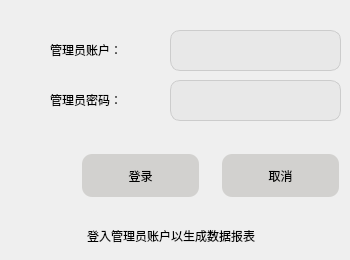
           <widget class="QWidget" name="login">
            <widget class="QLineEdit" name="lineEdit_4">
             <property name="geometry">
              <rect>
               <x>170</x>
               <y>30</y>
               <width>171</width>
               <height>41</height>
              </rect>
             </property>
             <property name="styleSheet">
              <string notr="true">QWidget {
      background-color: rgba(229, 229, 229, 180); 
    border: 1px solid #ccc; /* 边框 */
    border-radius: 10px; /* 圆角半径 */
    padding: 10px; /* 内边距 */
}</string>
             </property>
            </widget>
            <widget class="QLabel" name="label_15">
             <property name="geometry">
              <rect>
               <x>50</x>
               <y>80</y>
               <width>111</width>
               <height>40</height>
              </rect>
             </property>
             <property name="styleSheet">
              <string notr="true">    font: 12pt &quot;黑体&quot;;</string>
             </property>
             <property name="text">
              <string>管理员密码：</string>
             </property>
            </widget>
            <widget class="QLineEdit" name="lineEdit_5">
             <property name="geometry">
              <rect>
               <x>170</x>
               <y>80</y>
               <width>171</width>
               <height>41</height>
              </rect>
             </property>
             <property name="styleSheet">
              <string notr="true">QWidget {
    background-color: rgba(229, 229, 229, 180); /* 背景颜色 */
    border: 1px solid #ccc; /* 边框 */
    border-radius: 10px; /* 圆角半径 */
    padding: 10px; /* 内边距 */

}</string>
             </property>
            </widget>
            <widget class="QLabel" name="label_16">
             <property name="geometry">
              <rect>
               <x>50</x>
               <y>30</y>
               <width>111</width>
               <height>40</height>
              </rect>
             </property>
             <property name="styleSheet">
              <string notr="true">    font: 12pt &quot;黑体&quot;;</string>
             </property>
             <property name="text">
              <string>管理员账户：</string>
             </property>
            </widget>
            <widget class="QPushButton" name="pushButton_13">
             <property name="geometry">
              <rect>
               <x>80</x>
               <y>150</y>
               <width>121</width>
               <height>51</height>
              </rect>
             </property>
             <property name="styleSheet">
              <string notr="true">QPushButton {
    background-color: rgba(167, 162, 157,100);
    border: none; /* 无边框 */
    padding: 10px 20px; /* 内边距 */
    text-align: center;
    text-decoration: none;
    font: 12pt &quot;黑体&quot;;
    margin: 4px 2px;
    cursor: pointer;
    border-radius: 10px; /* 圆角 */
}

QPushButton:hover {
    background-color: rgba(55, 55, 55,80); /* 鼠标悬停时颜色变化 */
}

QPushButton:pressed {
    background-color: rgba(17, 12, 17,80); /* 按下时颜色变化 */
}</string>
             </property>
             <property name="text">
              <string>登录</string>
             </property>
             <property name="icon">
              <iconset>
               <normaloff>C:/Users/33974/.designer/backup/pic/op_png/ok.png</normaloff>C:/Users/33974/.designer/backup/pic/op_png/ok.png</iconset>
             </property>
            </widget>
            <widget class="QPushButton" name="pushButton_14">
             <property name="geometry">
              <rect>
               <x>220</x>
               <y>150</y>
               <width>121</width>
               <height>51</height>
              </rect>
             </property>
             <property name="styleSheet">
              <string notr="true">QPushButton {
    background-color: rgba(167, 162, 157,100);
    border: none; /* 无边框 */
    padding: 10px 20px; /* 内边距 */
    text-align: center;
    text-decoration: none;
    font: 12pt &quot;黑体&quot;;
    margin: 4px 2px;
    cursor: pointer;
    border-radius: 10px; /* 圆角 */
}

QPushButton:hover {
    background-color: rgba(55, 55, 55,80); /* 鼠标悬停时颜色变化 */
}

QPushButton:pressed {
    background-color: rgba(17, 12, 17,80); /* 按下时颜色变化 */
}</string>
             </property>
             <property name="text">
              <string>取消</string>
             </property>
             <property name="icon">
              <iconset>
               <normaloff>C:/Users/33974/.designer/backup/pic/op_png/mtiIcon-caozuo-quxiao.png</normaloff>C:/Users/33974/.designer/backup/pic/op_png/mtiIcon-caozuo-quxiao.png</iconset>
             </property>
            </widget>
            <widget class="QLabel" name="login_info">
             <property name="geometry">
              <rect>
               <x>87</x>
               <y>220</y>
               <width>251</width>
               <height>31</height>
              </rect>
             </property>
             <property name="text">
              <string>登入管理员账户以生成数据报表</string>
             </property>
            </widget>
           </widget>
